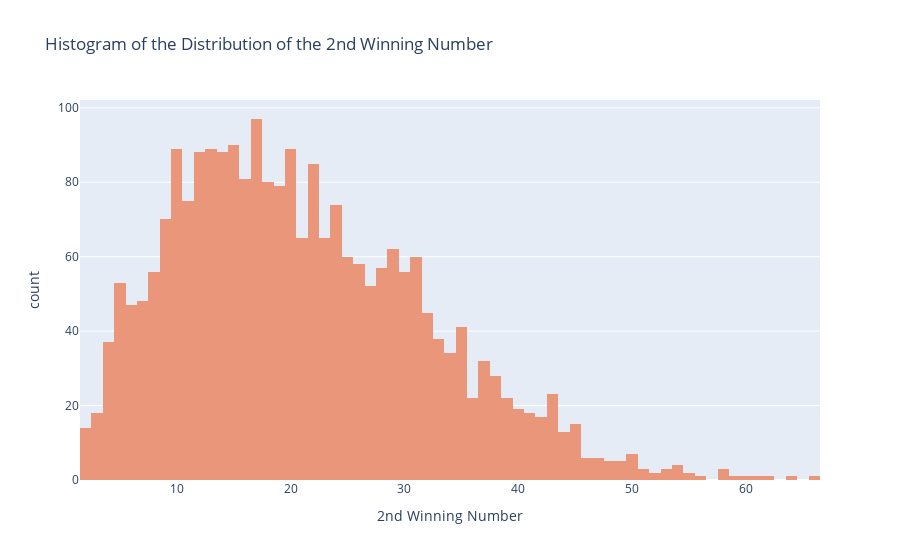

Notebook code cell kept with this figure:
### Code cell
#histogram of 2nd winning number
fig = px.histogram(df, x="win_num_2", nbins=100,title="Histogram of the Distribution of the 2nd Winning Number",labels={
                     "win_num_2": " 2nd Winning Number"},color_discrete_sequence=['darksalmon'])
fig.show()

### Figure 1 — Plotly figure (JSON) as saved in the notebook; plotly's stock layout.template omitted (floating-point values rounded to 4 significant figures; data arrays with more than 128 entries replaced by an {"elided": "..."} marker saying what was removed)
{"data": [{"bingroup": "x", "hovertemplate": " 2nd Winning Number=%{x}<br>count=%{y}<extra></extra>", "legendgroup": "", "marker": {"color": "darksalmon", "pattern": {"shape": ""}}, "name": "", "nbinsx": 100, "orientation": "v", "showlegend": false, "type": "histogram", "x": {"elided": "2402 int values"}, "xaxis": "x", "yaxis": "y"}], "layout": {"barmode": "relative", "legend": {"tracegroupgap": 0}, "title": {"text": "Histogram of the Distribution of the 2nd Winning Number"}, "xaxis": {"anchor": "y", "domain": [0, 1], "title": {"text": " 2nd Winning Number"}}, "yaxis": {"anchor": "x", "domain": [0, 1], "title": {"text": "count"}}}}
